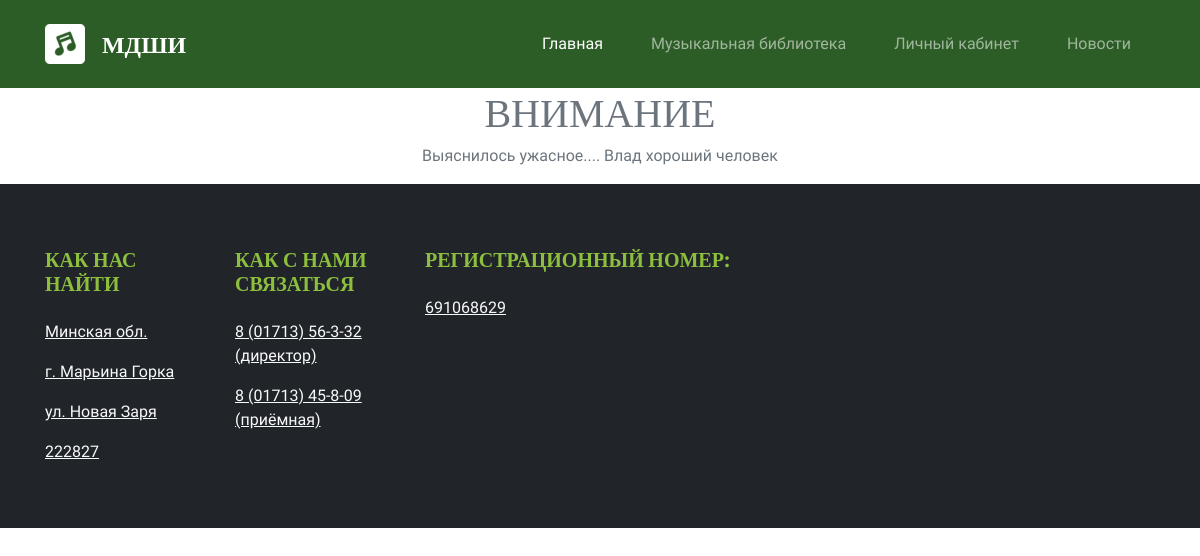
The page /new/5/ on the database its author committed.
### base/models.py (models this page shows, shortened)
class New(models.Model):
    title = models.CharField(max_length=256, verbose_name="Название статьи")
    description = RichTextField(null = False, blank = False, max_length = 100000, verbose_name="Подробное описание статьи")
    created = models.DateTimeField(auto_now_add=True)

### base/views.py (the view)
# urls.py: path('new/<str:pk>/', views.new, name = 'new'),
def new(request, pk):
    new = New.objects.get(id=pk)
    prev = New.objects.filter(id__lt=pk).last()
    next = New.objects.filter(id__gt=pk).first()
    prev_new = New.objects.filter(id__lt=pk).order_by('-id').first()
    next_new = New.objects.filter(id__gt=pk).order_by('id').first()
    context = {'new': new, 'prev':prev, 'next':next, 'prev_new':prev_new, 'next_new':next_new}
    return render(request, 'base/news.html', context)

### base/templates/base/news.html (shortened to what this page needs)
{% extends 'main.html' %}
{% block content %}
<h1 style="font-size: 40px; text-align: center">{{ new.title }}</h1>
<div style="text-align: center">{{ new.description|safe }}</div>
{% endblock %}

### rows shown on the page
New: title "ВНИМАНИЕ", description "Выяснилось ужасное.... Влад хороший человек"
